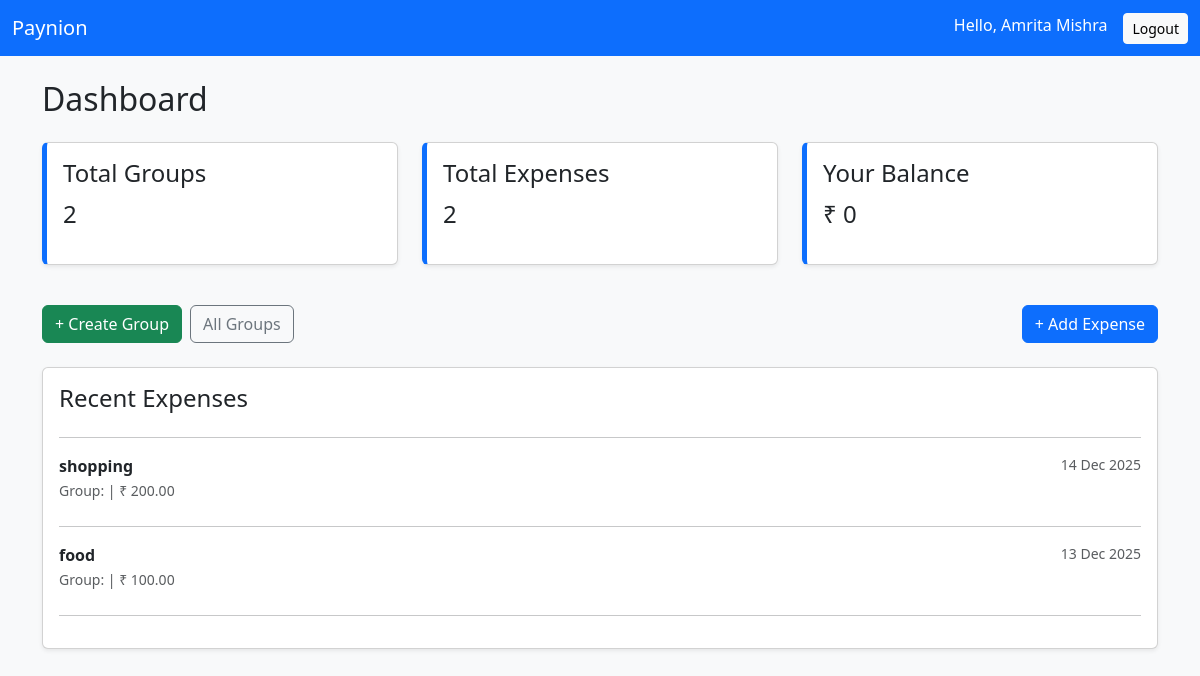
Before: /accounts/dashboard/ (signed in) with the older database file.
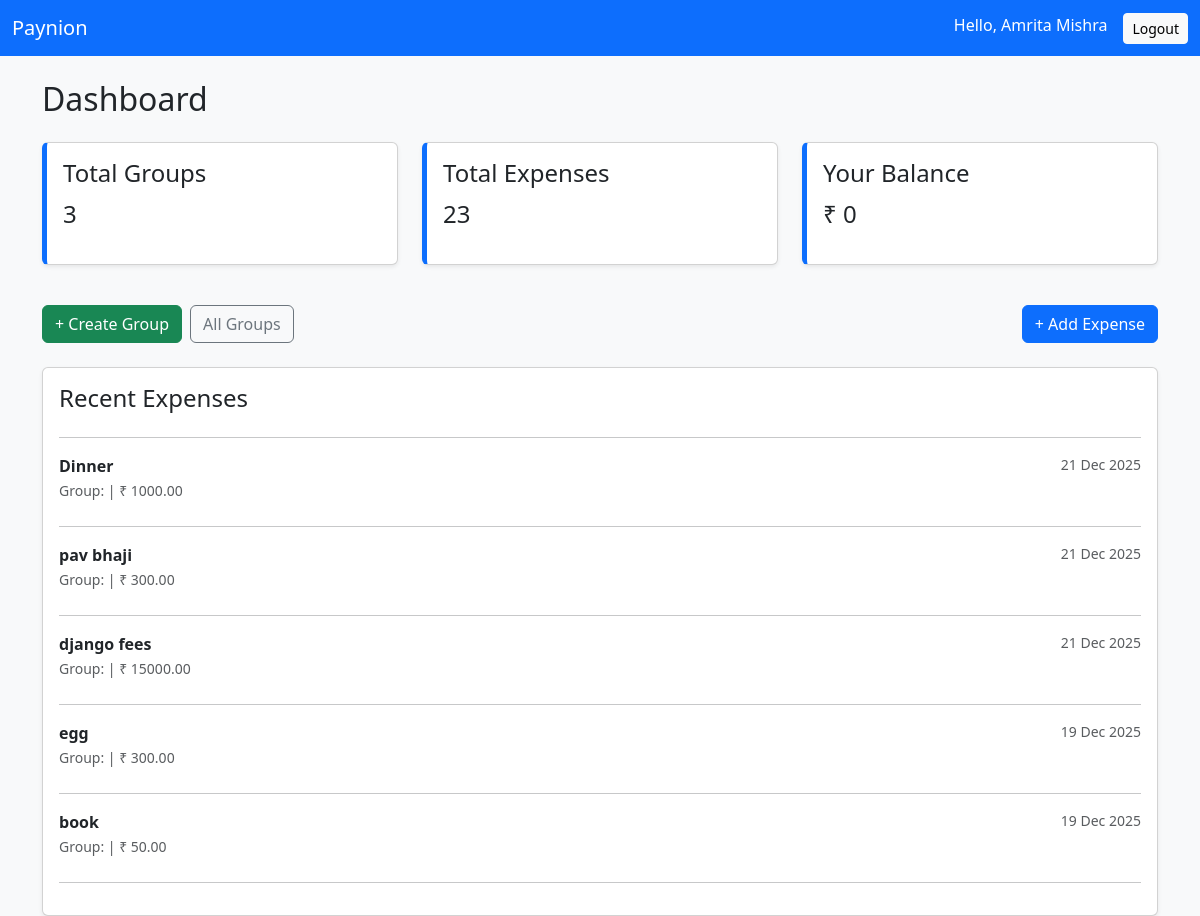
After: the same page with the newer database file.
### expenses/models.py (models this page shows, shortened)
class Expense(models.Model):
    SPLIT_TYPES = [
        ("equal", "Equal"),
        ("percentage", "Percentage"),
        ("custom", "Custom"),
    ]
    group = models.ForeignKey(Group, on_delete=models.CASCADE, related_name="expenses")
    amount = models.DecimalField(max_digits=10, decimal_places=2)
    description = models.CharField(max_length=255)
    paid_by = models.ForeignKey(User, on_delete=models.CASCADE, related_name="paid_expenses")
    split_type = models.CharField(max_length=20, choices=SPLIT_TYPES, default="equal")
    created_at = models.DateTimeField(auto_now_add=True)
    class Meta:
        ordering = ["-created_at"]   # 🔥 newest expense first

### accounts/views.py (the view)
# urls.py: path('dashboard/',views.dashboard, name='dashboard'),
@login_required
def dashboard(request):
    total_groups = Group.objects.filter(members=request.user).count()
    total_expenses = Expense.objects.filter(paid_by=request.user).count()
    recent_expenses = Expense.objects.filter(paid_by=request.user).order_by('-created_at')[:5]
    balance = 0
    return render(request, "accounts/dashboard.html", {
        "total_groups": total_groups,
        "total_expenses": total_expenses,
        "recent_expenses": recent_expenses,
        "balance": balance,
    })

### accounts/templates/accounts/dashboard.html (shortened to what this page needs)
{% load static %}
<!DOCTYPE html>
<html lang="en">
<head>
    <link rel="stylesheet"
          href="https://cdn.jsdelivr.net/npm/bootstrap@5.3.2/dist/css/bootstrap.min.css">
</head>
<body class="bg-light">
<nav class="navbar navbar-expand-lg navbar-dark bg-primary">
    <div class="container-fluid">
        <a class="navbar-brand" href="#">Paynion</a>
        <div class="d-flex">
            <span class="text-white me-3">
                Hello, {{ request.user.full_name }}
            </span>
            <a href="{% url 'logout' %}" class="btn btn-light btn-sm">
                Logout
            </a>
        </div>
    </div>
</nav>
<div class="container mt-4">
    <h2 class="mb-4">Dashboard</h2>
    <div class="row">
        <div class="col-md-4 mb-3">
            <div class="card p-3 shadow-sm card-summary">
                <h4>Total Groups</h4>
                <p class="fs-4">{{ total_groups|default:"0" }}</p>
            </div>
        </div>
        <div class="col-md-4 mb-3">
            <div class="card p-3 shadow-sm card-summary">
                <h4>Total Expenses</h4>
                <p class="fs-4">{{ total_expenses|default:"0" }}</p>
            </div>
        </div>
        <div class="col-md-4 mb-3">
            <div class="card p-3 shadow-sm card-summary">
                <h4>Your Balance</h4>
                <p class="fs-4">₹ {{ balance|default:"0" }}</p>
            </div>
        </div>
    </div>
<div class="d-flex justify-content-between my-4">
    <div class="d-flex gap-2">
        <a href="{% url 'create_group' %}" class="btn btn-success">
            + Create Group
        </a>
        <a href="{% url 'view_all_group' %}"
        class="btn btn-outline-secondary">
            All Groups
        </a>
    </div>
    <a href="{% url 'view_all_group' %}?from=add_expense"
    class="btn btn-primary">
        + Add Expense
    </a>
</div>
    <div class="card shadow-sm p-3">
        <h4>Recent Expenses</h4>
        <hr>
        {% if recent_expenses %}
            {% for exp in recent_expenses %}
                <div class="d-flex justify-content-between mb-2">
                    <div>
                        <strong>{{ exp.description }}</strong>
                        <br>
                        <small class="text-muted">
                            Group: {{ exp.group.name }} |
                            ₹ {{ exp.amount }}
                        </small>
                    </div>
                    <small class="text-muted">
                        {{ exp.created_at|date:"d M Y" }}
                    </small>
                </div>
                <hr>
            {% endfor %}
        {% else %}
            <p class="text-muted">No recent expenses found.</p>
        {% endif %}
    </div>
</div>
</body>
</html>

Changed rows visible on the page:
no longer on this page (row unchanged): Expense: description "shopping", amount "200.00", created_at "14 Dec 2025"
no longer on this page (row unchanged): Expense: description "food", amount "100.00", created_at "13 Dec 2025"
added Expense: description "Dinner", amount "1000.00", created_at "21 Dec 2025"
added Expense: description "pav bhaji", amount "300.00", created_at "21 Dec 2025"
added Expense: description "django fees", amount "15000.00", created_at "21 Dec 2025"
added Expense: description "egg", amount "300.00", created_at "19 Dec 2025"
added Expense: description "book", amount "50.00", created_at "19 Dec 2025"
Other visible differences:
{{ total_groups|default:"0" }}: "2" → "3"
{{ total_expenses|default:"0" }}: "2" → "23"
